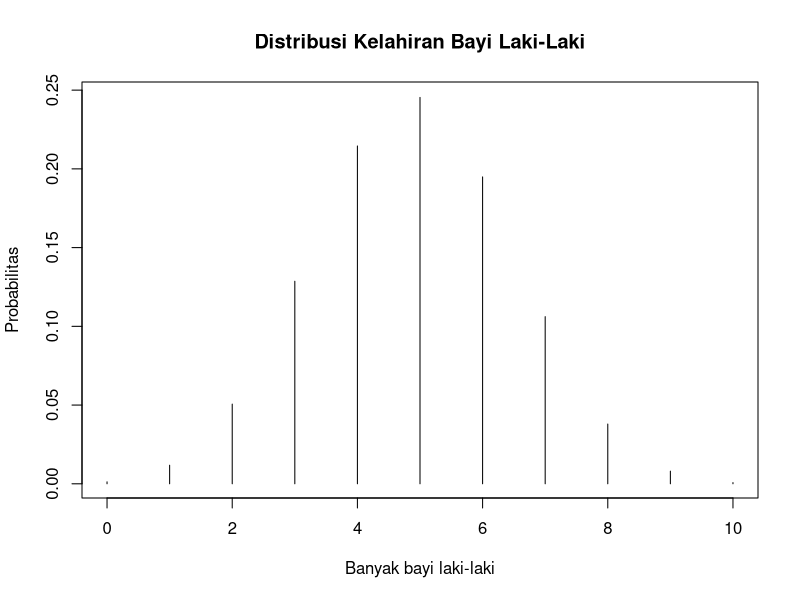
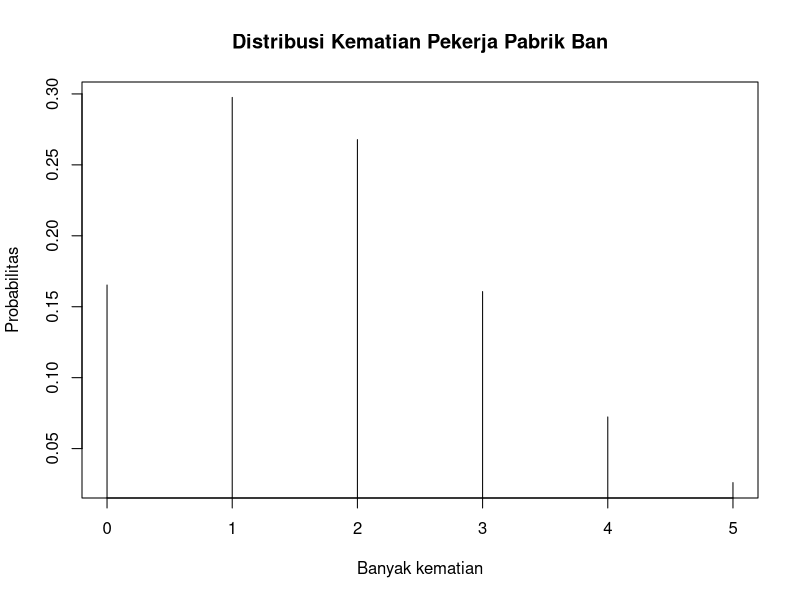
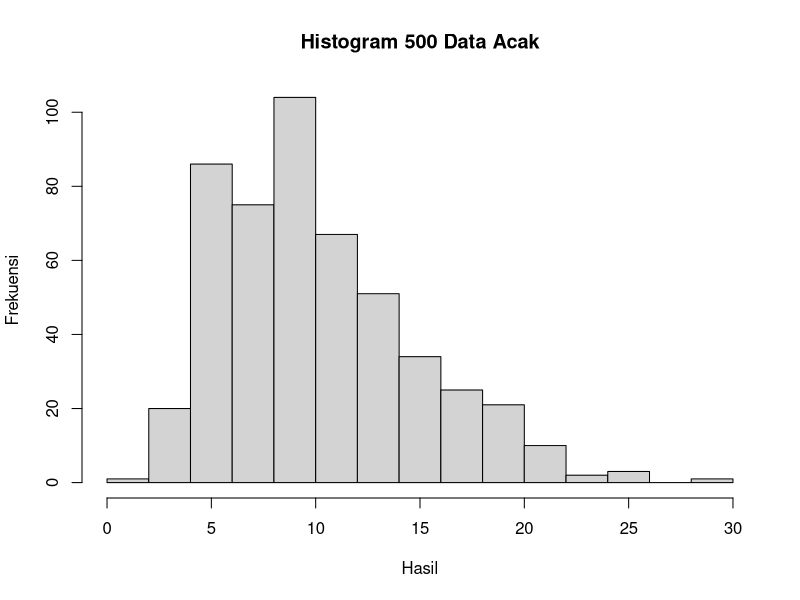
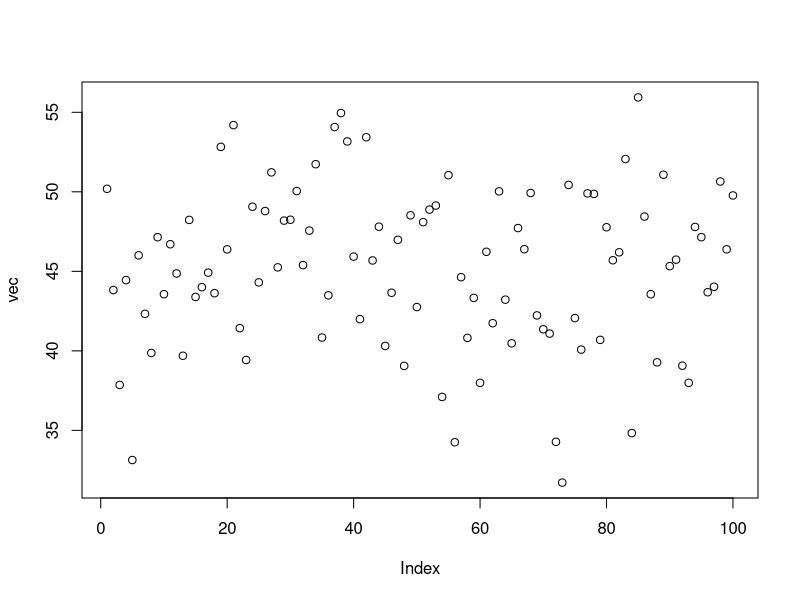
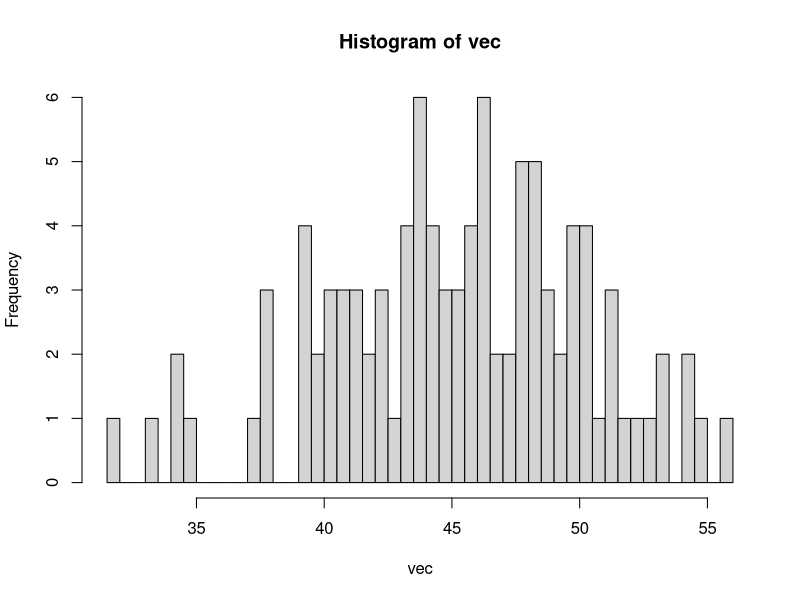

Recreate these plots in R, in order.
# 1b
dbinom(3, 10, 0.488)

# 1c
c <- pbinom(2, 10, 0.488, lower.tail = TRUE, log.p = FALSE)
c

# 1d
1 - c

# 1e
cat('Nilai harapan: ', 10*0.488)

variance = 10*0.488*(1-0.488)
simpanganbaku = sqrt(variance)
cat('Simpangan baku: ', simpanganbaku)

# 1f
plot(0:10, dbinom(0:10, 10, 0.488), 
     type='h',
     main='Distribusi Kelahiran Bayi Laki-Laki',
     xlab='Banyak bayi laki-laki',
     ylab='Probabilitas'
)

# 2b
dpois(4, 1.8, log = FALSE)

# 2c
a = ppois(4, 1.8, lower.tail = TRUE, log = FALSE)
a

# 2d
1 - a

# 2e
cat('Nilai harapan: ', 1.8)
cat('Standar Deviasi: ', sqrt(1.8))

# 2f
plot(0:5, dpois(0:5, 1.8), 
     type='h',
     main='Distribusi Kematian Pekerja Pabrik Ban',
     xlab='Banyak kematian',
     ylab='Probabilitas'
)

# 2g
table(rpois(100, 1.8)) 


# 3b
hist(rchisq(500, 10),
     main = "Histogram 500 Data Acak",
     xlab = "Hasil",
     ylab = "Frekuensi")

# 3c
cat('Mean: ', 10)
cat('Varian: ', 2*10)

# 4a
vec <- rnorm(100, 45, 5)
avg <- mean(vec)
X1 <- floor(avg)
X2 <- ceiling(avg)

pnorm(X2, 45, 5, lower.tail = TRUE, log.p = FALSE) - pnorm(X1, 45, 5, lower.tail = TRUE, log.p = FALSE)

(vec-45)/5

plot(vec)

# 4b
hist(vec, breaks = 50)

# 4c
var(vec)

# 5a
pt(-2.34, 6)

# 5b
pt(1.34, 6, lower.tail = FALSE)

# 5c
2*pt(-1.23, 3)

# 5d
pt(0.94, 14) - pt(-0.94, 14)

# 5e
qt(0.0333, 5, lower.tail = TRUE)

# 5f
qt(0.125, 25, lower.tail = FALSE)

# 5g
qt(0.875, 11, lower.tail = TRUE)

# 5h
qt(0.98335, 23, lower.tail = TRUE)